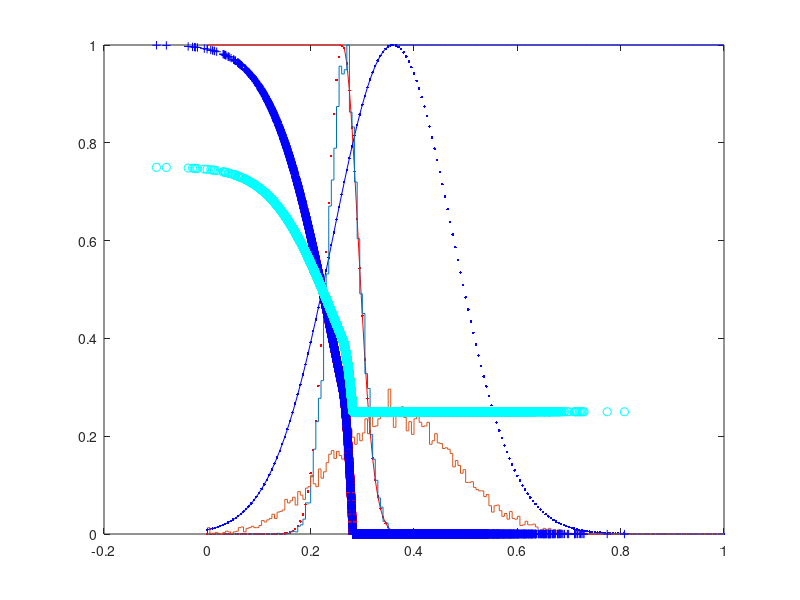

Write MATLAB code to recreate this figure.
## -*- octave -*-

disp("START");

global x_hadr s_hadr x_gamm s_gamm

x_hadr=0.35957;
s_hadr=0.11657;
x_gamm=0.26166;
s_gamm=0.030186;

function y=hadr(x)
  global x_hadr s_hadr
  y=zeros(size(x));
  for i=1:max(size(x));
    if (x(i)>x_hadr)
      y(i)=1;
    else
      y(i)=exp(-(x(i)-x_hadr).^2./(2*s_hadr^2));
    end
  end
endfunction

function y=gamm(x)
  global x_gamm s_gamm
  y=zeros(size(x));
  for i=1:max(size(x));
    if (x(i)<x_gamm)
      y(i)=1;
    else
      y(i)=exp(-(x(i)-x_gamm).^2./(2*s_gamm^2));
    end
  end
endfunction


shw=1;

fractions=0.5;
q=zeros(size(fractions));

npts=10000;

for k=1:max(size(fractions)),

  fr = fractions(k);
  x=(0.:.005:1.)';
  
  y1=gamm(x);
  y2=hadr(x);  

  if (shw==1); 
    plot(x,y1,"r",x,y2,"b"); 
    hold
    plot(x,exp(-(x-x_gamm).^2./(2*s_gamm^2)),"r.",
	 x,exp(-(x-x_hadr).^2./(2*s_hadr^2)),"b."); 
    hold off
  end
  
  ngamm = npts;
  nhadr = npts;

  ## hadrons
  clear rn
  rn=randn(nhadr,1)';
  xdat=x_hadr;
  sdat=s_hadr;
  d1=rn*sdat+xdat;
  
  ## gammas
  clear rn
  rn=randn(ngamm,1)';
  xdat=x_gamm;
  sdat=s_gamm;
  d2=rn*sdat+xdat;
  
  doff=d1;
  don=d2;
  
  [nnon,xxon]=hist(don,x);
  [nnoff,xxoff]=hist(doff,x);
  printf("%f %f\n", max(nnon),max(nnoff));
  maxx=max(max(nnon),max(nnoff));
  nnon=nnon./maxx;
  nnoff=nnoff./maxx;

  if (shw==1), 
    hold; 
    stairs(xxon,nnon); 
    stairs(xxoff,nnoff); 
    hold off, 
  end
  
  ## do it with on
  
  ymu1=gamm(don);
  ymu2=1.-hadr(don);
  y=zeros(size(don));
  for i=1:max(size(y)); y(i)=max(0,ymu1(i)+ymu2(i)-1); end
  yon=y;
  
  ## do it with off
  
  ymu1=gamm(doff);
  ymu2=1.-hadr(doff);
  y=zeros(size(doff));
  for i=1:max(size(y)); y(i)=max(0,ymu1(i)+ymu2(i)-1); end
  yoff=y;
  
  
  if (shw==1), hold; plot(don,yon,"r+",doff,yoff,"b+"); hold off; end
  
  ndon=don; nyon=zeros(size(yon));
  ndoff=doff; nyoff=zeros(size(yoff));
  nokon=0; nokoff=0;
  
  for i=1:npts
    if ( yon(i) > 0 ),
      nyon(i)=yon(i);
      nokon=nokon+1;
    end
    if ( yoff(i) > 0 ),
      nyoff(i)=yoff(i);
      nokoff=nokoff+1;
    end
  end
  
  if (shw==1), 
    hold; plot(ndon,nyon/2+.25,"go",ndoff,nyoff/2+.25,"co"); hold off; 
  end
  
  q(k) = (nokon / ngamm) / sqrt(nokoff / nhadr);

  printf("%f : (%f/%f) / SQRT( %f/%f ) = %f \n", fr,
	 nokon,  ngamm, 
	 nokoff, nhadr, 
	 q(k));
  
end
